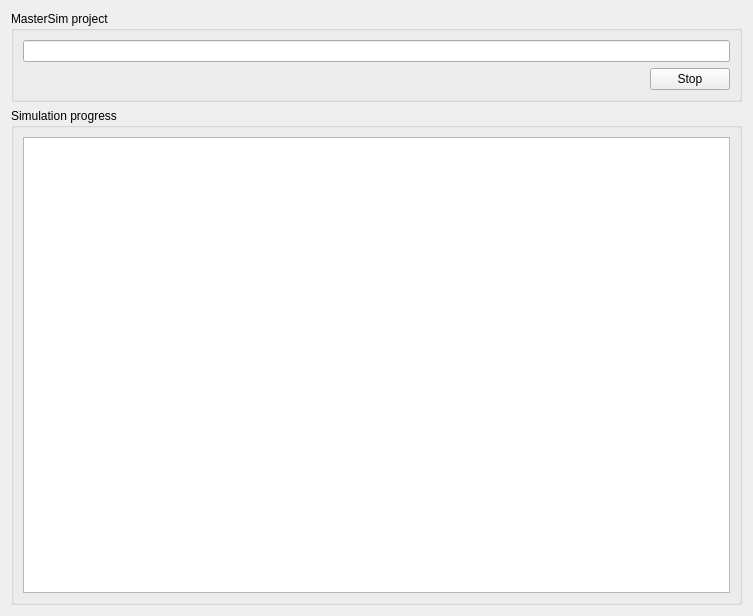
<?xml version="1.0" encoding="UTF-8"?>
<ui version="4.0">
 <class>MSIMSimulationMonitorWidget</class>
 <widget class="QWidget" name="MSIMSimulationMonitorWidget">
  <property name="geometry">
   <rect>
    <x>0</x>
    <y>0</y>
    <width>753</width>
    <height>616</height>
   </rect>
  </property>
  <property name="windowTitle">
   <string>Form</string>
  </property>
  <layout class="QVBoxLayout" name="verticalLayout_2">
   <item>
    <widget class="QGroupBox" name="groupBox">
     <property name="title">
      <string>MasterSim project</string>
     </property>
     <layout class="QGridLayout" name="gridLayout">
      <item row="0" column="0" colspan="2">
       <widget class="QLineEdit" name="lineEditProject"/>
      </item>
      <item row="1" column="0">
       <spacer name="horizontalSpacer">
        <property name="orientation">
         <enum>Qt::Horizontal</enum>
        </property>
        <property name="sizeHint" stdset="0">
         <size>
          <width>622</width>
          <height>20</height>
         </size>
        </property>
       </spacer>
      </item>
      <item row="1" column="1">
       <widget class="QPushButton" name="pushButtonStop">
        <property name="text">
         <string>Stop</string>
        </property>
       </widget>
      </item>
     </layout>
    </widget>
   </item>
   <item>
    <widget class="QGroupBox" name="groupBox_2">
     <property name="title">
      <string>Simulation progress</string>
     </property>
     <layout class="QVBoxLayout" name="verticalLayout">
      <item>
       <widget class="QPlainTextEdit" name="plainTextEditSimulationProgress"/>
      </item>
     </layout>
    </widget>
   </item>
  </layout>
 </widget>
 <resources/>
 <connections/>
</ui>
